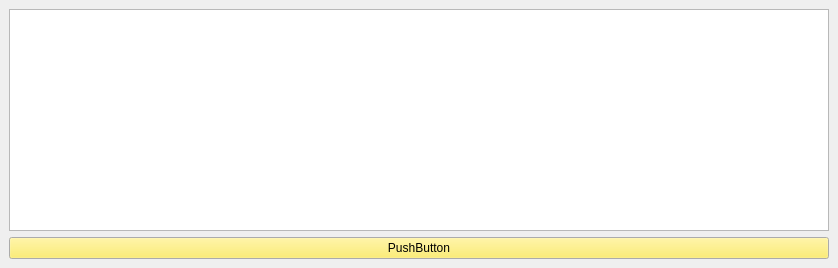
<?xml version="1.0" encoding="UTF-8"?>
<ui version="4.0">
 <class>MainWindow</class>
 <widget class="QMainWindow" name="MainWindow">
  <property name="geometry">
   <rect>
    <x>0</x>
    <y>0</y>
    <width>838</width>
    <height>268</height>
   </rect>
  </property>
  <property name="windowTitle">
   <string>MainWindow</string>
  </property>
  <widget class="QWidget" name="centralwidget">
   <layout class="QVBoxLayout" name="verticalLayout">
    <item>
     <widget class="QListWidget" name="listWidget"/>
    </item>
    <item>
     <widget class="QPushButton" name="pushButton">
      <property name="palette">
       <palette>
        <active>
         <colorrole role="Button">
          <brush brushstyle="SolidPattern">
           <color alpha="255">
            <red>252</red>
            <green>233</green>
            <blue>79</blue>
           </color>
          </brush>
         </colorrole>
        </active>
        <inactive>
         <colorrole role="Button">
          <brush brushstyle="SolidPattern">
           <color alpha="255">
            <red>252</red>
            <green>233</green>
            <blue>79</blue>
           </color>
          </brush>
         </colorrole>
        </inactive>
        <disabled>
         <colorrole role="Button">
          <brush brushstyle="SolidPattern">
           <color alpha="255">
            <red>252</red>
            <green>233</green>
            <blue>79</blue>
           </color>
          </brush>
         </colorrole>
        </disabled>
       </palette>
      </property>
      <property name="autoFillBackground">
       <bool>false</bool>
      </property>
      <property name="text">
       <string>PushButton</string>
      </property>
     </widget>
    </item>
   </layout>
  </widget>
 </widget>
 <resources/>
 <connections/>
</ui>
